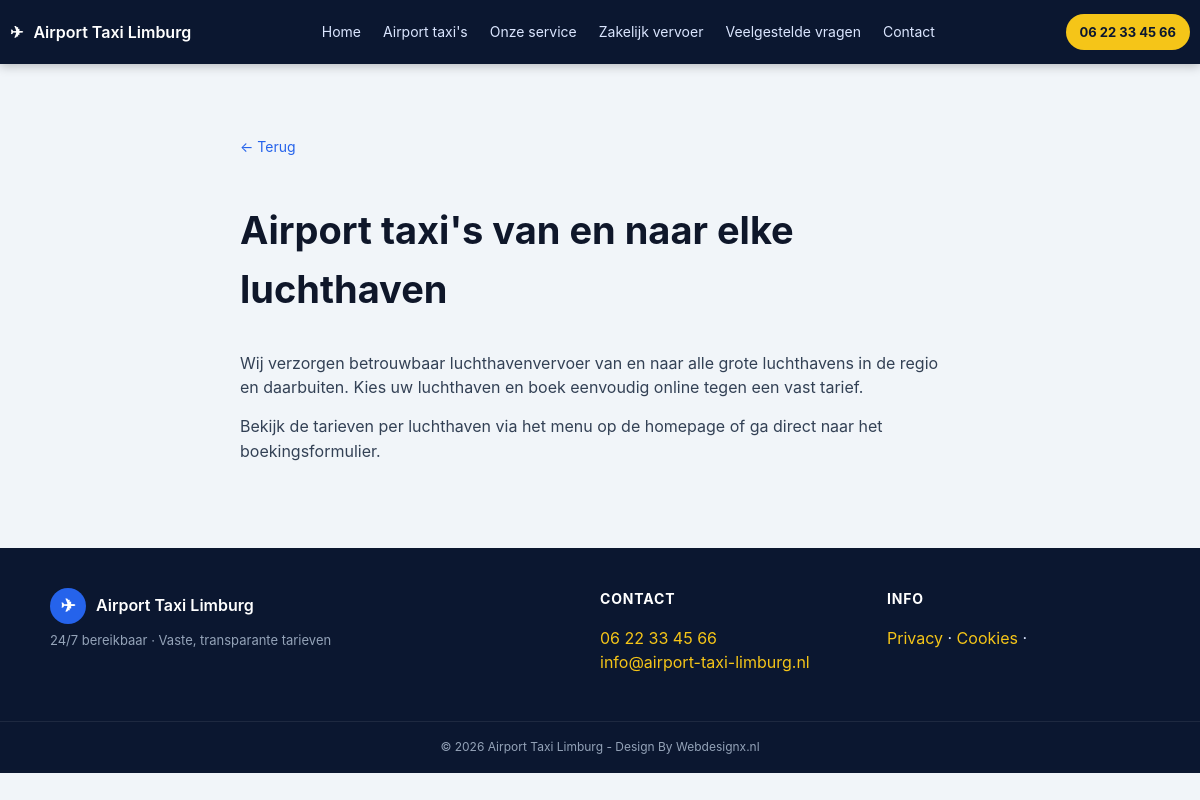
Page /?p=airport-taxis on the committed database.
### tables this page shows
CREATE TABLE pages (
        slug TEXT PRIMARY KEY,
        title TEXT NOT NULL DEFAULT "",
        meta_title TEXT NOT NULL DEFAULT "",
        meta_description TEXT NOT NULL DEFAULT "",
        h1 TEXT NOT NULL DEFAULT "",
        body TEXT NOT NULL DEFAULT "",
        sort_order INTEGER NOT NULL DEFAULT 0,
        in_nav INTEGER NOT NULL DEFAULT 0,
        updated_at TEXT NOT NULL
    );

### index.php (called while the page is built, shortened)
<?php
require_once __DIR__ . '/includes/functions.php';
$page = $_GET['p'] ?? 'home';
$page = preg_replace('/[^a-z0-9\-_]/i', '', (string)$page) ?: 'home';
$slug_type = null; $slug_value = null;
$view = null;
if ($slug_type === 'airport') { $view = 'airport'; }
elseif ($slug_type === 'region') { $view = 'region'; }
elseif ($page === 'home') { $view = 'home'; }
elseif ($page === 'boeking') { $view = 'booking_success'; }
else { $view = 'content'; }
$file = __DIR__ . '/pages/' . $view . '.php';
require __DIR__ . '/includes/header.php';
require $file;
require __DIR__ . '/includes/footer.php';

### includes/functions.php (called while the page is built, shortened)
<?php
function h(?string $s): string {
    return htmlspecialchars((string)$s, ENT_QUOTES | ENT_SUBSTITUTE, 'UTF-8');
}
function url(string $path = ''): string {
    $path = ltrim($path, '/');
    $script = $_SERVER['SCRIPT_NAME'] ?? '/index.php';
    $dir = rtrim(str_replace('\\', '/', dirname($script)), '/');
    return ($dir === '' ? '' : $dir) . '/' . $path;
}

### pages/content.php (the view, shortened to what this page needs)
<?php
$slug = preg_replace('/[^a-z0-9\-_]/i', '', (string)($page ?? ''));
$pdo = db();
$stmt = $pdo->prepare('SELECT * FROM pages WHERE slug = ?');
$stmt->execute([$slug]);
$p = $stmt->fetch();
    ?>
<section class="section">
  <div class="container article">
    <a class="back-link" href="<?= h(url('')) ?>">← Terug</a>
    <h1><?= h($p['h1'] ?: $p['title']) ?></h1>
    <div class="rich-text"><?= $p['body']  ?></div>
  </div>
</section>

### assets/style.css (style rules this page uses)
:root { --navy-900:#0b1730; --navy-800:#0f1e3d; --navy-700:#16264a; --navy-600:#1e3a6b; --blue-600:#2563eb; --blue-500:#3b82f6; --blue-700:#1d4ed8; --gold:#f5c518; --gold-600:#e0b20d; --ink:#0f172a; --slate-700:#334155; --slate-500:#556274; --slate-400:#94a3b8; --slate-200:#e2e8f0; --slate-100:#f1f5f9; --surface:#f1f5f9; --white:#ffffff; --success:#16a34a; --danger:#ef4444; --r-sm:10px; --r:14px; --r-lg:20px; --r-xl:24px; --r-pill:999px; --shadow-card:0 24px 60px -20px rgba(2,12,40,.45); --shadow-sm:0 2px 8px rgba(15,23,42,.08); --font:"Inter",system-ui,-apple-system,"Segoe UI",Roboto,Helvetica,Arial,sans-serif; --content-max:1180px; --pad-x:clamp(16px,4vw,40px); }
*,*:before,*:after { box-sizing:border-box }
html,body { margin:0;padding:0;background:var(--surface);color:var(--ink);font-family:var(--font);line-height:1.55;-webkit-font-smoothing:antialiased }
a { color:inherit;text-decoration:none }
.container { max-width:var(--content-max);margin:0 auto;padding-left:var(--pad-x);padding-right:var(--pad-x) }
.section { padding:70px 0 }
.section p { color:var(--slate-500);font-size:16px;margin:0 }
.article { max-width:800px }
.article h1 { font-size:clamp(28px,3.4vw,38px) }
.rich-text p { margin:14px 0;color:var(--slate-700);font-size:16px }
.back-link { display:inline-block;margin-bottom:12px;color:var(--blue-600);font-size:14px }

### rows in the picture
pages: h1 "Airport taxi's van en naar elke luchthaven", body "Wij verzorgen betrouwbaar luchthavenvervoer van en naar alle grote luchthavens in de regio en daarbuiten. Kies uw luchthaven en boek eenvoudig online tegen een vast tarief. Bekijk de tarieven per luchthaven via het menu op de homepage of ga direct naar het boekingsformulier."

### other values in the picture
$s['company_name'] "Airport Taxi Limburg"
$s['company_phone'] "06 22 33 45 66"
$s['company_email'] "info@airport-taxi-limburg.nl"
